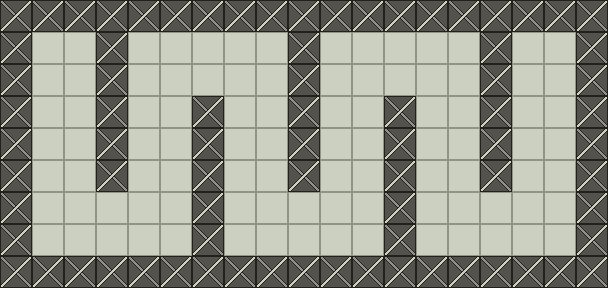

The image is a tile-based game level rendered from a .tmx file. Its description and complete source (layers, tilesets, objects, tile grids) follow:
An orthogonal 19x9 tile map with 32x32 px tiles, 1 tile layer (Tile Layer).

<map version="1.0" orientation="orthogonal" renderorder="right-down" width="19" height="9" tilewidth="32" tileheight="32" infinite="0" backgroundcolor="#8f9389" nextlayerid="3" nextobjectid="512">
<tileset firstgid="1" name="tileset" tilewidth="32" tileheight="32" tilecount="1024" columns="5">
<image source="../tileset.png" width="160" height="160" />
</tileset>
<layer id="1" name="Tile Layer" width="19" height="9">
<data encoding="csv">
2,2,2,2,2,2,2,2,2,2,2,2,2,2,2,2,2,2,2,
2,1,1,2,1,1,1,1,1,2,1,1,1,1,1,2,1,1,2,
2,1,1,2,1,1,1,1,1,2,1,1,1,1,1,2,1,1,2,
2,1,1,2,1,1,2,1,1,2,1,1,2,1,1,2,1,1,2,
2,1,1,2,1,1,2,1,1,2,1,1,2,1,1,2,1,1,2,
2,1,1,2,1,1,2,1,1,2,1,1,2,1,1,2,1,1,2,
2,1,1,1,1,1,2,1,1,1,1,1,2,1,1,1,1,1,2,
2,1,1,1,1,1,2,1,1,1,1,1,2,1,1,1,1,1,2,
2,2,2,2,2,2,2,2,2,2,2,2,2,2,2,2,2,2,2
</data>
</layer>
<objectgroup id="2" name="Object Layer">
</objectgroup>
</map>
